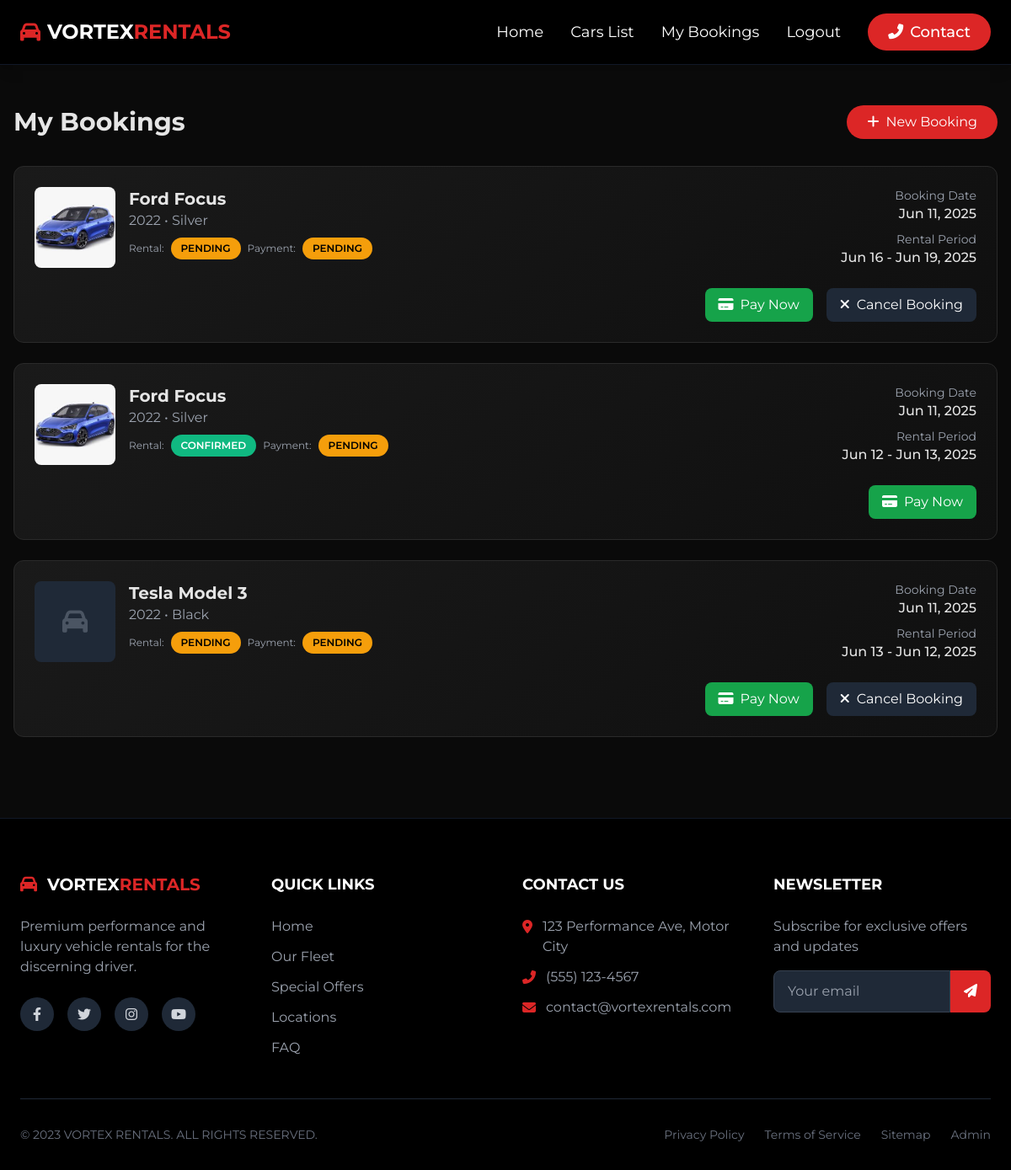
The app's page /my_bookings.php (signed in) with its own data.
### tables this page shows
CREATE TABLE `bookings` (
  `id` int NOT NULL AUTO_INCREMENT,
  `car_id` int NOT NULL,
  `user_id` int DEFAULT NULL,
  `user_name` varchar(100) NOT NULL,
  `start_date` date NOT NULL,
  `end_date` date NOT NULL,
  `status` enum('pending','confirmed','cancelled') DEFAULT 'pending',
  `payment_status` enum('pending','paid','failed') NOT NULL DEFAULT 'pending',
  `total_amount` decimal(10,2) DEFAULT NULL,
  `created_at` timestamp NOT NULL DEFAULT CURRENT_TIMESTAMP,
  PRIMARY KEY (`id`),
  KEY `car_id` (`car_id`),
  KEY `bookings_ibfk_2` (`user_id`),
  CONSTRAINT `bookings_ibfk_1` FOREIGN KEY (`car_id`) REFERENCES `cars` (`id`),
  CONSTRAINT `bookings_ibfk_2` FOREIGN KEY (`user_id`) REFERENCES `users` (`id`) ON DELETE SET NULL
);

CREATE TABLE `cars` (
  `id` int NOT NULL AUTO_INCREMENT,
  `car_model_id` int NOT NULL,
  `year` int NOT NULL,
  `color` varchar(30) DEFAULT NULL,
  `mileage` int DEFAULT NULL,
  `transmission` enum('automatic','manual') NOT NULL,
  `fuel_type` enum('petrol','diesel','electric','hybrid') NOT NULL,
  `available` tinyint(1) DEFAULT '1',
  `daily_rate` decimal(10,2) DEFAULT '100.00',
  `created_at` timestamp NOT NULL DEFAULT CURRENT_TIMESTAMP,
  `image_url` varchar(255) DEFAULT NULL,
  PRIMARY KEY (`id`),
  KEY `car_model_id` (`car_model_id`),
  CONSTRAINT `cars_ibfk_1` FOREIGN KEY (`car_model_id`) REFERENCES `car_models` (`id`) ON DELETE CASCADE
);

CREATE TABLE `car_models` (
  `id` int NOT NULL AUTO_INCREMENT,
  `make` varchar(50) NOT NULL,
  `model` varchar(50) NOT NULL,
  PRIMARY KEY (`id`),
  UNIQUE KEY `make` (`make`,`model`)
);

### my_bookings.php (the view, shortened to what this page needs)
<?php
require_once 'db.php';
$user_id = $_SESSION['user_id'];
$stmt = $conn->prepare("
    SELECT b.*, c.year, c.color, c.image_url, cm.make, cm.model,
           p.payment_method, p.payment_date, p.status as payment_status
    FROM bookings b
    JOIN cars c ON b.car_id = c.id
    JOIN car_models cm ON c.car_model_id = cm.id
    LEFT JOIN payments p ON b.id = p.booking_id
    WHERE b.user_id = ?
    ORDER BY b.created_at DESC
");
$stmt->bind_param("i", $user_id);
$stmt->execute();
$bookings = $stmt->get_result()->fetch_all(MYSQLI_ASSOC);
?>
<!DOCTYPE html>
<html lang="en">
<head>
    <script src="https://cdn.tailwindcss.com"></script>
    <link rel="stylesheet" href="https://cdnjs.cloudflare.com/ajax/libs/font-awesome/6.4.0/css/all.min.css">
</head>
<body class="min-h-screen">
    <nav class="w-full bg-black text-white shadow-lg sticky top-0 z-50 border-b border-gray-900">
        <div class="max-w-7xl mx-auto flex justify-between items-center px-6 py-4">
            <div class="flex items-center space-x-2">
                <i class="fas fa-car text-2xl text-red-600"></i>
                <a href="index.php" class="text-2xl font-bold">VORTEX<span class="text-red-600">RENTALS</span></a>
            </div>
            <div class="hidden md:flex space-x-8 text-lg items-center">
                <a href="index.php" class="nav-link hover:text-red-500 transition">Home</a>
                <a href="carlist.php" class="nav-link hover:text-red-500 transition">Cars List</a>
                <a href="my_bookings.php" class="nav-link hover:text-red-500 transition">My Bookings</a>
                <?php if (isset($_SESSION['user_id'])): ?>
                    <a href="logout.php" class="nav-link hover:text-red-500 transition">Logout</a>
                <?php else: ?>
                    <a href="login.php" class="nav-link hover:text-red-500 transition">Login</a>
                <?php endif; ?>
                <a href="#" class="ml-4 px-6 py-2 bg-red-600 hover:bg-red-700 text-white rounded-full font-medium transition-all duration-300 transform hover:scale-105">
                    <i class="fas fa-phone-alt mr-2"></i>Contact
                </a>
            </div>
        </div>
    </nav>
    <div class="max-w-7xl mx-auto px-4 py-12">
        <div class="flex justify-between items-center mb-8">
            <h1 class="text-3xl font-bold">My Bookings</h1>
            <a href="index.php" class="px-6 py-2 bg-red-600 hover:bg-red-700 text-white rounded-full transition-all">
                <i class="fas fa-plus mr-2"></i>New Booking
            </a>
        </div>
        <?php if (empty($bookings)): ?>
            <div class="text-center py-12">
                <i class="fas fa-calendar-times text-5xl text-gray-600 mb-4"></i>
                <h3 class="text-xl text-gray-400 font-medium">No Bookings Found</h3>
                <p class="text-gray-500 mt-2">You haven't made any bookings yet</p>
                <a href="carlist.php" class="inline-block mt-4 px-6 py-2.5 bg-red-600 hover:bg-red-700 text-white rounded-full transition-all">
                    Browse Cars
                </a>
            </div>
        <?php else: ?>
            <div class="grid grid-cols-1 gap-6">
                <?php foreach ($bookings as $booking): ?>
                    <div class="booking-card rounded-xl overflow-hidden">
                        <div class="p-6">
                            <div class="flex flex-col md:flex-row justify-between items-start md:items-center gap-4">
                                <div class="flex items-start space-x-4">
                                    <?php if (!empty($booking['image_url'])): ?>
                                        <img src="<?php echo htmlspecialchars($booking['image_url']); ?>"
                                             alt="<?php echo htmlspecialchars($booking['make'] . ' ' . $booking['model']); ?>"
                                             class="w-24 h-24 object-cover rounded-lg">
                                    <?php else: ?>
                                        <div class="w-24 h-24 bg-gray-800 rounded-lg flex items-center justify-center">
                                            <i class="fas fa-car text-3xl text-gray-600"></i>
                                        </div>
                                    <?php endif; ?>
                                    <div>
                                        <h3 class="text-xl font-bold"><?php echo htmlspecialchars($booking['make'] . ' ' . $booking['model']); ?></h3>
                                        <p class="text-gray-400"><?php echo htmlspecialchars($booking['year'] . ' • ' . $booking['color']); ?></p>
                                        <div class="mt-2 flex space-x-2">
                                            <div class="flex items-center">
                                                <span class="text-xs text-gray-400 mr-2">Rental:</span>
                                                <span class="status-badge status-<?php echo strtolower($booking['status']); ?>">
                                                    <?php echo strtoupper($booking['status']); ?>
                                                </span>
                                            </div>
                                            <div class="flex items-center">
                                                <span class="text-xs text-gray-400 mr-2">Payment:</span>
                                                <span class="payment-badge payment-<?php echo strtolower($booking['payment_status'] ?? 'pending'); ?>">
                                                    <?php echo strtoupper($booking['payment_status'] ?? 'PENDING'); ?>
                                                </span>
                                            </div>
                                        </div>
                                    </div>
                                </div>
                                <div class="flex flex-col items-end">
                                    <div class="text-right">
                                        <p class="text-sm text-gray-400">Booking Date</p>
                                        <p class="font-medium"><?php echo date('M d, Y', strtotime($booking['created_at'])); ?></p>
                                    </div>
                                    <div class="mt-2 text-right">
                                        <p class="text-sm text-gray-400">Rental Period</p>
                                        <p class="font-medium">
                                            <?php echo date('M d', strtotime($booking['start_date'])); ?> -
                                            <?php echo date('M d, Y', strtotime($booking['end_date'])); ?>
                                        </p>
                                    </div>
                                </div>
                            </div>
                            <div class="mt-6 flex justify-end space-x-4">
                                <?php if ($booking['status'] !== 'cancelled' && $booking['payment_status'] !== 'paid' && $booking['payment_status'] !== 'completed'): ?>
                                    <a href="payment.php?booking_id=<?php echo $booking['id']; ?>"
                                       class="px-4 py-2 bg-green-600 hover:bg-green-700 text-white rounded-lg transition-all">
                                        <i class="fas fa-credit-card mr-2"></i>Pay Now
                                    </a>
                                <?php endif; ?>
                                <?php if ($booking['status'] === 'pending'): ?>
                                    <form method="post" class="inline-block" onsubmit="return confirm('Are you sure you want to cancel this booking?');">
                                        <button type="submit" name="cancel_booking"
                                            class="px-4 py-2 bg-gray-800 hover:bg-red-600 text-white rounded-lg transition-all">
                                            <i class="fas fa-times mr-2"></i>Cancel Booking
                                        </button>
                                    </form>
                                <?php endif; ?>
                            </div>
                        </div>
                    </div>
                <?php endforeach; ?>
            </div>
        <?php endif; ?>
    </div>
    <footer class="bg-black pt-16 pb-8 border-t border-gray-900 mt-12">
        <div class="max-w-7xl mx-auto px-6">
            <div class="grid grid-cols-1 md:grid-cols-4 gap-10 mb-12">
                <div>
                    <h3 class="text-xl font-bold mb-6 flex items-center">
                        <i class="fas fa-car mr-3 text-red-600"></i>
                        <span class="text-white">VORTEX</span><span class="text-red-600">RENTALS</span>
                    </h3>
                    <p class="text-gray-400 mb-6">Premium performance and luxury vehicle rentals for the discerning driver.</p>
                    <div class="flex space-x-4">
                        <a href="#" class="w-10 h-10 rounded-full bg-gray-800 hover:bg-red-600 text-gray-300 hover:text-white flex items-center justify-center transition">
                            <i class="fab fa-facebook-f"></i>
                        </a>
                        <a href="#" class="w-10 h-10 rounded-full bg-gray-800 hover:bg-red-600 text-gray-300 hover:text-white flex items-center justify-center transition">
                            <i class="fab fa-twitter"></i>
                        </a>
                        <a href="#" class="w-10 h-10 rounded-full bg-gray-800 hover:bg-red-600 text-gray-300 hover:text-white flex items-center justify-center transition">
                            <i class="fab fa-instagram"></i>
                        </a>
                        <a href="#" class="w-10 h-10 rounded-full bg-gray-800 hover:bg-red-600 text-gray-300 hover:text-white flex items-center justify-center transition">
                            <i class="fab fa-youtube"></i>
                        </a>
                    </div>
                </div>
                <div>
                    <h4 class="font-bold text-lg mb-6 text-white">QUICK LINKS</h4>
                    <ul class="space-y-3">
                        <li><a href="index.php" class="text-gray-400 hover:text-red-500 transition">Home</a></li>
                        <li><a href="carlist.php" class="text-gray-400 hover:text-red-500 transition">Our Fleet</a></li>
                        <li><a href="#" class="text-gray-400 hover:text-red-500 transition">Special Offers</a></li>
                        <li><a href="#" class="text-gray-400 hover:text-red-500 transition">Locations</a></li>
                        <li><a href="#" class="text-gray-400 hover:text-red-500 transition">FAQ</a></li>
                    </ul>
                </div>
                <div>
                    <h4 class="font-bold text-lg mb-6 text-white">CONTACT US</h4>
                    <ul class="space-y-3">
                        <li class="flex items-start text-gray-400">
                            <i class="fas fa-map-marker-alt mt-1 mr-3 text-red-600"></i>
                            <span>123 Performance Ave, Motor City</span>
                        </li>
                        <li class="flex items-center text-gray-400">
                            <i class="fas fa-phone-alt mr-3 text-red-600"></i>
                            <span>(555) 123-4567</span>
                        </li>
                        <li class="flex items-center text-gray-400">
                            <i class="fas fa-envelope mr-3 text-red-600"></i>
                            <span>contact@vortexrentals.com</span>
                        </li>
                    </ul>
                </div>
                <div>
                    <h4 class="font-bold text-lg mb-6 text-white">NEWSLETTER</h4>
                    <p class="text-gray-400 mb-4">Subscribe for exclusive offers and updates</p>
                    <form class="flex">
                        <input type="email" placeholder="Your email" class="px-4 py-3 bg-gray-800 text-white rounded-l-lg focus:outline-none focus:ring-2 focus:ring-red-600 w-full border border-gray-700">
                        <button type="submit" class="px-4 py-3 bg-red-600 hover:bg-red-700 text-white rounded-r-lg transition">
                            <i class="fas fa-paper-plane"></i>
                        </button>
                    </form>
                </div>
            </div>
            <div class="border-t border-gray-800 pt-8 flex flex-col md:flex-row justify-between items-center">
                <p class="text-gray-500 text-sm mb-4 md:mb-0">© 2023 VORTEX RENTALS. ALL RIGHTS RESERVED.</p>
                <div class="flex space-x-6">
                    <a href="#" class="text-gray-500 hover:text-red-500 text-sm transition">Privacy Policy</a>
                    <a href="#" class="text-gray-500 hover:text-red-500 text-sm transition">Terms of Service</a>
                    <a href="#" class="text-gray-500 hover:text-red-500 text-sm transition">Sitemap</a>
                    <a href="admin.php" class="text-gray-500 hover:text-red-500 text-sm transition">Admin</a>
                </div>
            </div>
        </div>
    </footer>
</body>
</html>

### my_bookings.php (style rules this page uses)
body { font-family: 'Montserrat', sans-serif; background-color: #0a0a0a; color: #e5e5e5; }
.booking-card { transition: all 0.3s ease; background: linear-gradient(145deg, #1a1a1a, #0f0f0f); border: 1px solid #2a2a2a; }
.status-badge { padding: 0.25rem 0.75rem; border-radius: 9999px; font-size: 0.75rem; font-weight: 600; }
.status-pending { background-color: #f59e0b; color: #000; }
.status-confirmed { background-color: #10b981; color: #fff; }
.payment-badge { padding: 0.25rem 0.75rem; border-radius: 9999px; font-size: 0.75rem; font-weight: 600; }
.payment-pending { background-color: #f59e0b; color: #000; }

### records on screen
bookings: car.image_url (picture), car_models.make+model "Ford Focus", car.color "2022 • Silver", status "PENDING", payment_status "PENDING", created_at "Jun 11, 2025", start_date "Jun 16", end_date "Jun 19, 2025"
bookings: car.image_url (picture), car_models.make+model "Ford Focus", car.color "2022 • Silver", status "CONFIRMED", payment_status "PENDING", created_at "Jun 11, 2025", start_date "Jun 12", end_date "Jun 13, 2025"
bookings: car_models.make+model "Tesla Model 3", car.color "2022 • Black", status "PENDING", payment_status "PENDING", created_at "Jun 11, 2025", start_date "Jun 13", end_date "Jun 12, 2025"
